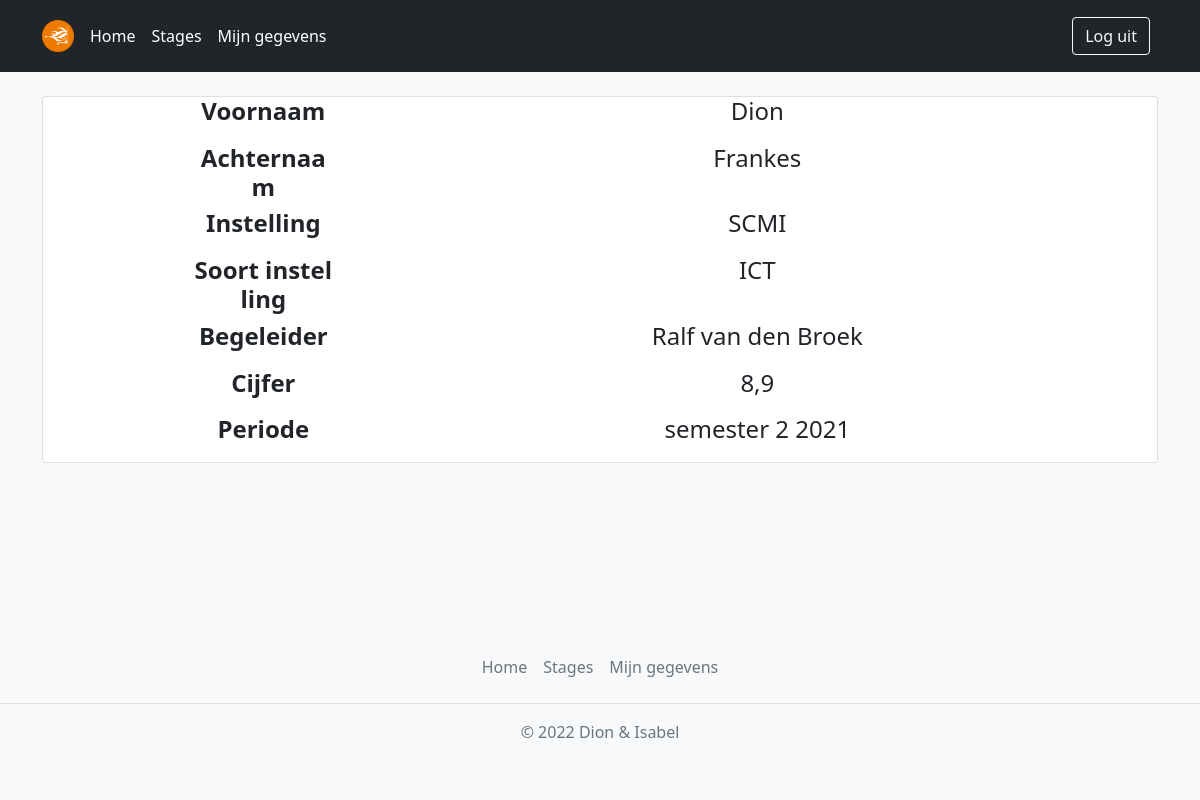
Page /stageGegevens (signed in) on the committed database.
### tables this page shows
CREATE TABLE "instelling" (
	"ID"	INTEGER NOT NULL UNIQUE,
	"instellingNaam"	TEXT NOT NULL UNIQUE,
	"instellingType"	TEXT NOT NULL CHECK("instellingType" = "ICT" OR "instellingType" = "Marketing"),
	PRIMARY KEY("ID" AUTOINCREMENT)
);

CREATE TABLE "begleider" (
	"ID"	INTEGER NOT NULL UNIQUE,
	"voornaam"	TEXT NOT NULL,
	"achternaam"	TEXT NOT NULL,
	"password"	TEXT NOT NULL,
	PRIMARY KEY("ID" AUTOINCREMENT)
);

CREATE TABLE "stage" (
	"id"	INTEGER NOT NULL UNIQUE,
	"student_ID"	INTEGER NOT NULL,
	"instelling_ID"	INTEGER NOT NULL,
	"begleider_ID"	INTEGER NOT NULL,
	"cijfer"	NUMERIC NOT NULL DEFAULT '' CHECK("cijfer" >= 0 OR "cijfer" <= 10),
	"periode"	TEXT NOT NULL DEFAULT '',
	FOREIGN KEY("student_ID") REFERENCES "student"("student_ID"),
	FOREIGN KEY("instelling_ID") REFERENCES "instelling"("ID"),
	FOREIGN KEY("begleider_ID") REFERENCES "begleider"("ID"),
	PRIMARY KEY("id" AUTOINCREMENT)
);

### app.py (the view)
@app.route('/stageGegevens')
def stage_gegevens():
    if 'voornaam' in session:
        loggedIn=True
        loggedInUser=session['voornaam']
    else:
        loggedIn=False
        loggedInUser="niet ingelogd"
    if session['begleider']:
        begleider = True
    else:
        begleider = False
    if loggedIn and begleider != True:
        student_ID = session['student_ID'][0][0]
        stageGegevens = do_database(f"SELECT ins.instellingNaam, ins.instellingType, beg.voornaam, beg.achternaam, st.cijfer, st.periode FROM stage AS st JOIN instelling AS ins ON st.instelling_ID = ins.ID JOIN begleider AS beg ON st.begleider_ID = beg.ID WHERE student_ID = '{student_ID}'")
        for i in range(0, len(stageGegevens)):
            for j in range(0, len(stageGegevens[i])):
                if stageGegevens[i][j] == " " or stageGegevens[i][j] == "" or stageGegevens[i][j] == "NULL":
                    y = list(stageGegevens[i])
                    y[j] = "geen info"
                    stageGegevens[i] = tuple(y)
        if stageGegevens == []:
            stageGegevens = [('geen stage info', '')]
        return render_template('stageGegevens.html', loggedInUser=loggedInUser, loggedIn=loggedIn, stageGegevens=stageGegevens)
    elif begleider:
        stageGegevens = [('geen stage info voor een begleider', '')]
        return render_template('stageGegevens.html', loggedInUser=loggedInUser, loggedIn=loggedIn, stageGegevens=stageGegevens)
        pass
    elif loggedIn!=True:
        return render_template('nietIngelogd.html')

### database.py (called while the page is built)
def do_database(query):
    try:
        connection = sqlite3.connect('database.db')
        cursor = connection.cursor()
        cursor.execute(query)
        connection.commit()
        results = cursor.fetchall()
        return results
    except:
        return []
    finally:
        cursor.close()
        connection.close()

### templates/stageGegevens.html (shortened to what this page needs)
{% extends "base.html" %}
{% block content %}
<br>
<div style="display:block; padding-bottom: 8px;">
    <div class="card card-wide">
        <div class="card-block  cf cf-both">
            <div class="row">
                <div class="col-xs-12">
                    <div class="profile-details" style="padding-left: 150px">
                        <div class="row cf cf-right">
                            <div class="col-sm-2 profile-label"><strong><h4>Voornaam</strong></h4></div>
                            <div class="col-sm-10" style="padding-bottom: 10px;"><h4>{{session['voornaam']}}</h4></div>
                        </div>
                        <div class="row cf cf-right">
                            <div class="col-sm-2 profile-label"><strong><h4>Achternaam</strong></h4></div>
                            <div class="col-sm-10" style="padding-bottom: 10px;"><h4>{{session['achternaam']}}</h4></div>
                        </div>
                        <div class="row cf cf-right">
                            <div class="col-sm-2 profile-label"><strong><h4>Instelling</strong></h4></div>
                            <div class="col-sm-10" style="padding-bottom: 10px;"><h4>{{stageGegevens[0][0]}}</h4></div>
                        </div>
                        <div class="row cf cf-right">
                            <div class="col-sm-2 profile-label"><strong><h4>Soort&nbsp;instelling</strong></h4></div>
                            <div class="col-sm-10" style="padding-bottom: 10px;"><h4>{{stageGegevens[0][1]}}</h4></div>
                        </div>
                        <div class="row cf cf-right">
                            <div class="col-sm-2 profile-label"><strong><h4>Begeleider</strong></h4></div>
                            <div class="col-sm-10" style="padding-bottom: 10px;"><h4>{{stageGegevens[0][2]}} {{stageGegevens[0][3]}}</h4></div>
                        </div>
                        <div class="row cf cf-right">
                            <div class="col-sm-2 profile-label"><strong><h4>Cijfer</strong></h4></div>
                            <div class="col-sm-10" style="padding-bottom: 10px;"><h4>{{stageGegevens[0][4]}}</h4></div>
                        </div>
                        <div class="row cf cf-right">
                            <div class="col-sm-2 profile-label" ><strong><h4>Periode</strong></h4></div>
                            <div class="col-sm-10" style="padding-bottom: 10px;"><h4>{{stageGegevens[0][5]}}</h4></div>
                        </div>
                    </div>
                </div>
            </div>
        </div>
    </div>
</div>
{% endblock %}

### rows in the picture
instelling: instellingNaam "SCMI", instellingType "ICT"
begleider: voornaam "Ralf", achternaam "van den Broek"
stage: cijfer "8,9", periode "semester 2 2021"

### other values in the picture
{{ session['voornaam'] }} "Dion"
{{ session['achternaam'] }} "Frankes"
